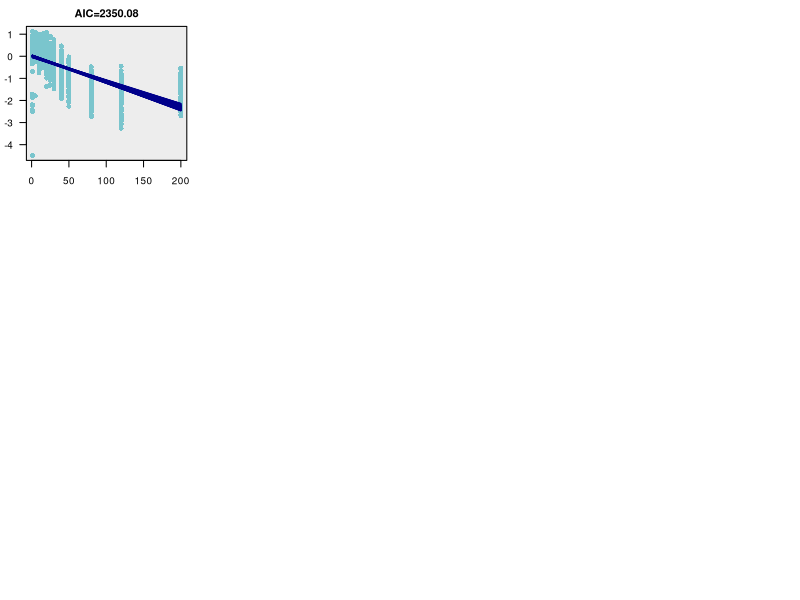

This figure's R source: (Note: a time limit stopped this script after it produced the figure.)
# model = (number of phases)
# parameters theta = { b1, c, sigma, b2, tau1, b3, tau2, b4,tau3 }
# note that c is the intercept b0 in the text documents

#definition of the negative log likelihood function
neg.log.likelihood = function(theta, model, y, x)
{
  # parse argument to parameters
  b1 = theta[1]
  c = theta[2]
  sigma = theta[3]
  if(model > 1) {#more than 1 phase
    b2 = theta[4]
    tau1 = theta[5]
    if(model > 2) {#more than 2 phases
      b3 = theta[6]
      tau2 = theta[7]
      if(model > 3) {#more than 3 phases
        b4 = theta[8]
        tau3 = theta[9]
      } else { tau3 = Inf }#two changepoints, three phases
    } else { tau2 =tau3= Inf }#just one changepoint, 2 phases
  } else { tau1 = tau2 = tau3= Inf }#no changepoints, just one phase
  
  # initialise log lik
  llik = 0
  for(i in 1:length(x)) {
    if(x[i] < tau1) {
      llik = llik + dnorm(y[i], mean=b1*x[i]+c, sd = sigma, log=T)
    } else if(x[i] < tau2) {
      llik = llik + dnorm(y[i], mean=b2*(x[i]-tau1)+(b1*tau1+c), sd = sigma, log=T) 
    } else if(x[i] < tau3) {
      llik = llik + dnorm(y[i], mean=b3*(x[i]-tau2)+(b2*(tau2-tau1) + b1*tau1+c), sd = sigma, log=T) 
    } else {
      llik = llik + dnorm(y[i], mean=b4*(x[i]-tau3)+(b3*(tau3-tau2) +b2*(tau2-tau1)+ b1*tau1+c), sd = sigma, log=T) 
    }
  }
  return(-llik)
}


# retrieve the mean value from a parameterised model
# arguments as above
model.val = function(theta, model, x) {
  # parse argument to parameters
  b1 = theta[1]
  c = theta[2]
  sigma = theta[3]
  if(model > 1) {#more than 1 phase
    b2 = theta[4]
    tau1 = theta[5]
    if(model > 2) {#more than 2 phases
      b3 = theta[6]
      tau2 = theta[7]
      if(model > 3) {#more than 3 phases
        b4 = theta[8]
        tau3 = theta[9]
      } else { tau3 = Inf }#two changepoints, three phases
    } else { tau2 =tau3= Inf }#just one changepoint, 2 phases
  } else { tau1 = tau2 = tau3= Inf }#no changepoints, just one phase
  
  
  # simply read out mean prediction from changepoint model
  if(x < tau1) { return(b1*x+c) }
  else if(x < tau2) { return(b2*(x-tau1) + b1*tau1 +c) }
  else if(x < tau3) { return(b3*(x-tau2) + b2*(tau2-tau1) + b1*tau1 +c) }
  else { return(b4*(x-tau3) + b3*(tau3-tau2) + b2*(tau2-tau1)+ b1*tau1+c)}
}



# plot data and/or model fit
# new.plot = 1 (start new plot, draw data and AIC); -1 (redraw points on existing plot); 0 (draw lines on existing plot)
# (use for bootstrapping output)
plotfn = function(opt, model, y, x, new.plot=1) {
  # pull parameters from opt output
  theta = opt$par
  # create new set of x values and compute corresponding ys
  xmodel = floor(min(x)):ceiling(max(x))
  ymodel = unlist(lapply(xmodel, model.val, theta=theta, model=model))  
  # DOFs for AIC calculation
  if(model == 1) { dof = 3}
  if(model == 2) { dof = 5}
  if(model == 3) { dof = 7}
  if(model == 4) { dof = 9}
  # plot
  if(new.plot == 1) { plot(x,y, col = "cadetblue3", xlab="Day",
                           ylab="log(y)", pch = 16,
                           main=paste0("AIC=", round(2*opt$val+2*dof, digits = 2)),
                           cex.main=1, cex.lab=0.75, cex.axis=0.9, cex.sub=0.75,
                           abline(v=x,col="gray93",lwd=300), las = 1)}
  else if(new.plot == -1) { points(x,y) }
  else {lines(xmodel,ymodel, col="darkblue", las = 1, lwd=1)} #change lwd=3 for just 1 boot, thicker line
}

# read data
df.1 = read.csv("Data/long_starvation_analogous_B.csv")
df.2 = read.csv("Data/nematostella_degrowth_bgp.csv")
df.AL=read.csv("Data/updated_AL.csv")
df.RES=read.csv("Data/updated_RES.csv")
df.apo=read.csv("Data/apo.csv")
df.symb=read.csv("Data/symb.csv")

# set up trellis plot
par(mfrow=c(3,4))
par(mar=c(3, 2, 2, 1), mgp=c(3, 1, 0), las=1)


#lists of slopes, get them for a given model and a given data frame 
#WARNING: Run the code for just one expt and one model.type, then merge the data of each slopes together (done in the .ipynb file)
#comment # b4_l and/or b3_l for 3-phases or 2-phases models
b1_l=list()
b2_l=list()
b3_l=list()
b4_l=list()

# loop through experiment
for(expt in 1:8) {
  # noise to put on top of x values
  jitter = 0.
  # pull data out of frames depending on experiment
  if(expt == 1) { x = df.1$Day + rnorm(nrow(df.1),sd=jitter); y = df.1$log.body.size }
  if(expt == 2) { x = df.2$Day+ rnorm(nrow(df.2),sd=jitter); y = df.2$log.body.size }
  if(expt == 3) { x = df.2$Day+ rnorm(nrow(df.2),sd=jitter); y = df.2$log.cell.number}
  if(expt == 4) { x = df.2$Day+ rnorm(nrow(df.2),sd=jitter); y = df.2$log.cell.size}
  if(expt == 5) { x = df.AL$day+ rnorm(nrow(df.AL),sd=jitter); y = df.AL$log.body.size}
  if(expt == 6) { x = df.RES$day+ rnorm(nrow(df.RES),sd=jitter); y = df.RES$log.body.size}
  if(expt == 7) { x = df.apo$day+ rnorm(nrow(df.apo),sd=jitter); y = df.apo$log.body.size}
  if(expt == 8) { x = df.symb$day+ rnorm(nrow(df.symb),sd=jitter); y = df.symb$log.body.size}
  
  # loop through changepoint numbers
  for(model.type in 1:4)
  { 
    # bootstrap
    for(nboot in 1:300) #1:100 for plotting less messy figures
    {
      # for the first sample, retain original data, otherwise sample with replacement
      if(nboot == 1) {  boot = 1:length(y) }
      else {  boot = sample(length(y), length(y), replace=T) }
      bx = x[boot]
      by = y[boot]
      
      # initial guess -- flat, sigma = 1, changepoints at 1/4, 1/2 and 3/4 through x
      theta = c(0, mean(by[bx==min(bx)]), 1, 0, max(bx)/3, 0, 2*max(bx)/3, 0, 8*max(bx)/9) 
      if(expt == 1 & model.type != 3) { theta = c(0.5, mean(by[bx==min(bx)]), 1, 0,75, 0, 80, 0,180) }
      if(expt == 1 & model.type == 3) { theta = c(0.5, mean(by[bx==min(bx)]), 1, 0, 5, 0, 80, 0,180) }
      if(expt == 2) { theta = c(0, mean(by[bx==min(bx)]), 1, 0, 3, 0, 11, 0, 18) }
      if(expt == 3) { theta = c(0, mean(by[bx==min(bx)]), 1, 0, 3, 0, 15, 0, 18) }
      if(expt == 4) { theta = c(0, mean(by[bx==min(bx)]), 1, 0, 3, 0, 15, 0, 18) }
      if(expt == 5) { theta = c(0, mean(by[bx==min(bx)]), 1, 0, 5, 0, 90, 0, 120) }
      if(expt == 6) { theta = c(0, mean(by[bx==min(bx)]), 1, 0, 10, 0, 70, 0, 120) }
      if(expt == 7) { theta = c(0, mean(by[bx==min(bx)]), 1, 0, 14, 0, 40, 0, 100) }
      if(expt == 8) { theta = c(0, mean(by[bx==min(bx)]), 1, 0, 14, 0, 40, 0, 100) }
      
      # attempt to optimise
      opt = optim(theta, neg.log.likelihood, model=model.type, y=by, x=bx)
      
      #append slopes to lists, this only for saving and plotting the model outputs of distributions of slopes
      #NOTE that working with these lists bi_l is only for one expt and one model.type, 
      #for running the entire algorithm, comment them #
      b1_l=append(b1_l, opt$par[1])
      b2_l=append(b2_l, opt$par[4])
      b3_l=append(b3_l, opt$par[6])
      b4_l=append(b4_l, opt$par[8])
      
      # plot data and AIC for first "sample", otherwise fitted line
      if(nboot == 1) { new.plot = 1}
      else {new.plot = 0}
      plotfn(opt, model.type, by, bx, new.plot)
    }
  }
}


#put together into a .csv file the slope estimates from bootstrapping. One .csv file for each model
#remark that this is only done when we have run the loop above for a single expt and model.type
#unlist the lists to create a data frame
lst_b1=unlist(b1_l, use.names = FALSE)
lst_b2 =unlist(b2_l, use.names = FALSE)
lst_b3=unlist(b3_l, use.names = FALSE)
lst_b4 =unlist(b4_l, use.names = FALSE)

#name the data frame by dfEXPT_mMODEL.TYPE, for the choice of EXPT from 1 to 6 and MODEL.TYPE from 1 to 4
#for example:
future_csv_df6_m4=data.frame("b_1 RES"=c(lst_b1), "b_2 RES"=c(lst_b2), 
                             "b_3 RES"=c(lst_b3),"b_4 RES"=c(lst_b4))
#save as .csv file
write.csv(future_csv_df6_m4, "Data/df6_m4.csv")

#Open data file with all the slope estimates for all models
#this data file is constructed using Python code in the .ipynb file
df = read.csv("Data/slopes_boots_newformat_updated.csv")

#Select all columns for body size, removing like this the data for cell measurements
library(dplyr)
library(tidyverse)

df_body= df%>% filter(Legend == c( "b_2.0.21d","b_2.long.starvation..ii.","b_2.AL",
                                   "b_4.AL",  "b_2.RES", "b_4.RES","b_1.long.starvation..ii.",
                                   "b_3.long.starvation..ii.","b_1.AL", "b_3.AL", "b_1.RES",
                                   "b_3.RES","b_1.0.21d"))

#order the columns so that in the plot the negative and positive slopes appear clustered
df_ordered_clust=df_body%>% 
  mutate(Legend = factor(Legend, levels = c( "b_2.0.21d","b_2.long.starvation..ii.","b_2.AL",
                                             "b_4.AL",  "b_2.RES", "b_4.RES","b_1.long.starvation..ii.",
                                             "b_3.long.starvation..ii.","b_1.AL", "b_3.AL", "b_1.RES","b_3.RES")))

#plot of the slopes distributions, in the same x-axis, Nematostella data
library(ggplot2)
library(ggridges)


ggplot(df_ordered_clust, aes(x=Boots.value, y =Legend, fill =Legend)) +
  geom_density_ridges() +
  theme_ridges(font_size = 13, grid = TRUE) +
  labs(title = 'Distribution of slopes from bootstrapping',x='Value') +
  theme(legend.position = "none", axis.title.y = element_blank())


#Select columns for cell level measurements
df_cell= df%>% filter(Legend == c( "b_2.0.21d.cell.number", "b_2.0.21d.cell.size","b_3.0.21d.cell.size",
                                   "b_1.0.21d.cell.number", "b_1.0.21d.cell.size"))

#order the columns so that in the plot the negative and positive slopes appear clustered
df_ordered_clust=df_cell %>% 
  mutate(Legend = factor(Legend, levels = c( "b_2.0.21d.cell.number", "b_2.0.21d.cell.size","b_3.0.21d.cell.size",
                                             "b_1.0.21d.cell.number", "b_1.0.21d.cell.size"))) %>% arrange(Legend)

#plot of the slopes distributions, in the same x-axis
ggplot(df_ordered_clust, aes(x=Boots.value, y =Legend, fill =Legend)) +
  geom_density_ridges() +
  theme_ridges(font_size = 13, grid = TRUE) +
  xlim(-0.25, 0.75)+
  labs(
    title = 'Distribution of slopes from bootstrapping',x='Value') +
  theme(legend.position = "none", axis.title.y = element_blank())



#Construct confidence intervals from bootstrapping with a 95% confidence

#read data file with all slopes estimates together, the construction of this data file is in the .ipynb file
df = read.csv("Data/slopes_boots_updated.csv")
df_aiptasia= read.csv("Data/slopes_apo_symb.csv")
  
#select each column, which corresponds to a slope, and compute the values at the 2.5th and 97th percentile
#these two values are the endpoints of the confidence interval of that slope
n_body_b1=quantile(df$b_1.0.21d, na.rm = T,probs = c(0.025,0.975))
n_body_b2=quantile(df$b_2.0.21d, na.rm = T,probs = c(0.025,0.975))
n_cell_numb_b1=quantile(df$b_1.0.21d.cell.number, na.rm = T,probs = c(0.025,0.975))
n_cell_numb_b2=quantile(df$b_2.0.21d.cell.number, na.rm = T,probs = c(0.025,0.975))
n_cell_size_b1=quantile(df$b_1.0.21d.cell.size, na.rm = T,probs = c(0.025,0.975))
n_cell_size_b2=quantile(df$b_2.0.21d.cell.size, na.rm = T,probs = c(0.025,0.975))
n_cell_size_b3=quantile(df$b_3.0.21d.cell.size, na.rm = T,probs = c(0.025,0.975))
n_body_long_b1=quantile(df$b_1.long.starvation..ii., na.rm = T,probs = c(0.025,0.975))
n_body_long_b2=quantile(df$b_2.long.starvation..ii., na.rm = T,probs = c(0.025,0.975))
n_body_long_b3=quantile(df$b_3.long.starvation..ii., na.rm = T,probs = c(0.025,0.975))
n_AL_b1=quantile(df$b_1.AL, na.rm = T,probs = c(0.025,0.975))
n_AL_b2=quantile(df$b_2.AL, na.rm = T,probs = c(0.025,0.975))
n_AL_b3=quantile(df$b_3.AL, na.rm = T,probs = c(0.025,0.975))
n_AL_b4=quantile(df$b_4.AL, na.rm = T,probs = c(0.025,0.975))
n_RES_b1=quantile(df$b_1.RES, na.rm = T,probs = c(0.025,0.975))
n_RES_b2=quantile(df$b_2.RES, na.rm = T,probs = c(0.025,0.975))
n_RES_b3=quantile(df$b_3.RES, na.rm = T,probs = c(0.025,0.975))
n_RES_b4=quantile(df$b_4.RES, na.rm = T,probs = c(0.025,0.975))

a_apo_b1=quantile(df_aiptasia$b_1.apo, na.rm = T,probs = c(0.025,0.975))
a_apo_b2=quantile(df_aiptasia$b_2.apo, na.rm = T,probs = c(0.025,0.975))
a_symb_b1=quantile(df_aiptasia$b_1.symb, na.rm = T,probs = c(0.025,0.975))
a_symb_b2=quantile(df_aiptasia$b_2.symb, na.rm = T,probs = c(0.025,0.975))

#organise values as a dataframe
df_CI_boots=data.frame(n_body_b1, n_body_b2, n_cell_numb_b1, n_cell_numb_b2,
                       n_cell_size_b1, n_cell_size_b2, n_cell_size_b3, n_body_long_b1,
                       n_body_long_b2, n_body_long_b3, n_AL_b1, n_AL_b2, n_AL_b3,
                       n_AL_b4, n_RES_b1, n_RES_b2, n_RES_b3, n_RES_b4, a_apo_b1, a_apo_b2,
                       a_symb_b1, a_symb_b2)
#save as .csv file
write.csv(df_CI_boots, "Data/CI_boots.csv")
#note that the CI's for AL and RES for b1,b2,b3 and b4 are replaced in the Python code for 
#plotting and in the Suplemental Information as we select the outputs from the custom-written 
#simulated annealing method for optimising the log likelihood function in C++ 

#Compute the coefficient of determination R^2 of each multiphase model:

#log body size starvation 0-21d, 2 phases
#define the model from the parameter estimates obtained by maximising the log likelihood function
model_mp=function(x){
  if (x<=2){y=0.232*x+1.21}
  else {y=-0.024*(x-2)+1.67}
  return (y)
}

x_obs=df.2$Day
predictions=unlist(lapply(x_obs, model_mp))
SSE=sum((df.2$log.body.size-predictions)**2)
SST=sum((df.2$log.body.size-mean(df.2$log.body.size))**2)
R2=1-SSE/SST
print(R2)

#log cell number 0-21d, 2 phases
model_mp=function(x){
  if (x<=2){y=0.4*x+13.94}
  else {y=-0.1*(x-2)+14.74}
  return (y)
}
x_obs=df.2$Day
predictions=unlist(lapply(x_obs, model_mp))
SSE=sum((df.2$log.cell.number-predictions)**2)
SST=sum((df.2$log.cell.number-mean(df.2$log.cell.number))**2)
R2=1-SSE/SST
print(R2)

#log cell size 0-21d, 3-phases
model_mp=function(x){
  if (x<=2){y=0.032*x+10.9}
  else if (x>1 & x<=17){y=-0.0487*(x-2)+10.95}
  else {y=0.055*(x-17)+10.4}
  return (y)
}

x_obs=df.2$Day
predictions=unlist(lapply(x_obs, model_mp))
SSE=sum((df.2$log.cell.size-predictions)**2)
SST=sum((df.2$log.cell.size-mean(df.2$log.cell.size))**2)
R2=1-SSE/SST
print(R2)
plot(x_obs, predictions)

#long starvation (ii), 3-phases
model_mp=function(x){
  if (x<=5){y=0.0488*x+0.0147}
  else if (x>5 & x<=65){y=-0.0279*(x-5)+0.258}
  else {y=0.00213*(x-65)-1.137}
  return (y)
}

x_obs=df.1$Day
predictions=unlist(lapply(x_obs, model_mp))
SSE=sum((df.1$log.body.size-predictions)**2)
SST=sum((df.1$log.body.size-mean(df.1$log.body.size))**2)
R2=1-SSE/SST
print(R2)


#AL 4-phases
model_mp=function(x){
  if (x<=10){y=0.26*x}
  else if (x>10 & x<=100){y=-0.0219*(x-10)+3}
  else if (x>100 & x<=120){y=0.0537*(x-100)+1.4}
  else {y=-0.0227*(x-120)+3}
  return (y)
}
x_obs=df.AL$day
predictions=unlist(lapply(x_obs, model_mp))
SSE=sum((df.AL$log.body.size-predictions)**2)
SST=sum((df.AL$log.body.size-mean(df.AL$log.body.size))**2)
R2=1-SSE/SST
print(R2)

#RES 4-phases
model_mp=function(x){
  if (x<=10){y=0.168*x+0.8}
  else if (x>10 & x<=100){y=-0.0399*(x-10)+2.4}
  else if (x>100 & x<=120){y=0.0498*(x-100)+0.1}
  else {y=-0.0216*(x-120)+1.8}
  return (y)
}

x_obs=df.RES$day
predictions=unlist(lapply(x_obs, model_mp))
SSE=sum((df.RES$log.body.size-predictions)**2)
SST=sum((df.RES$log.body.size-mean(df.RES$log.body.size))**2)
R2=1-SSE/SST
print(R2)
